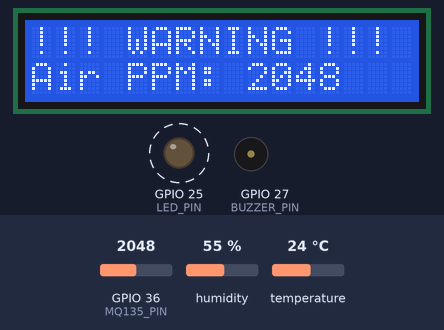
This sketch was run on a simulated ESP32. On the bench: 16×2 character LCD, output pins drawn as LEDs (lit = HIGH), buzzer (waves = sounding). Dashed ring = blinking. The inputs (shaded band) are chosen by the test bench; at power-on: GPIO 36 (MQ135_PIN) = 2048, humidity 55 %, temperature 24 °C. WiFi joins after 1.5 s; servers stay silent unless stated; not simulated (calls return 0 or success): secrets.h; what the sketch prints to the serial monitor is not drawn.

Above: at 5.6 s.
5.7 s: GPIO 36 (MQ135_PIN) set to 1058
At 10.4 s:
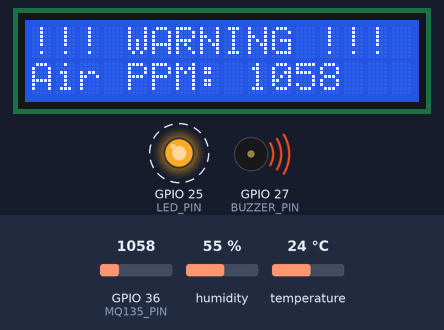
11.5 s: GPIO 36 (MQ135_PIN) set to 961
At 15.5 s:
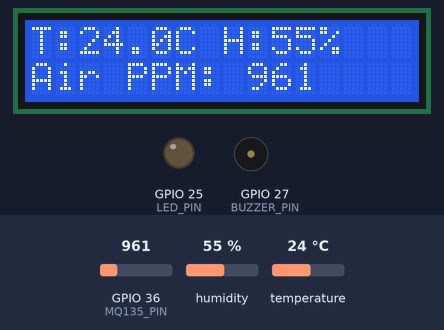
16.5 s: humidity set to 22 %
At 20.6 s:
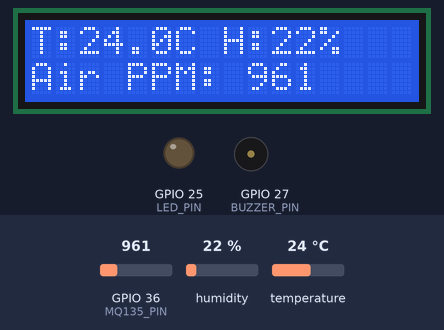
21.5 s: temperature set to 12 °C
At 25.6 s:
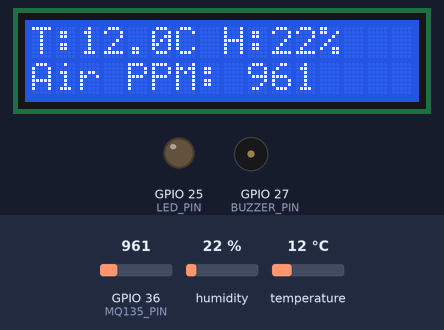
26.5 s: GPIO 36 (MQ135_PIN) set to 1040
At 30.4 s:
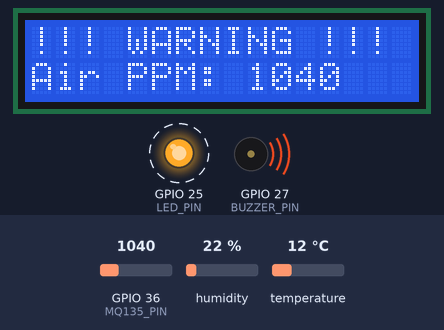
Timing chart, 0 to 32.5 s (numbered marks = the images above; inputs shaded):
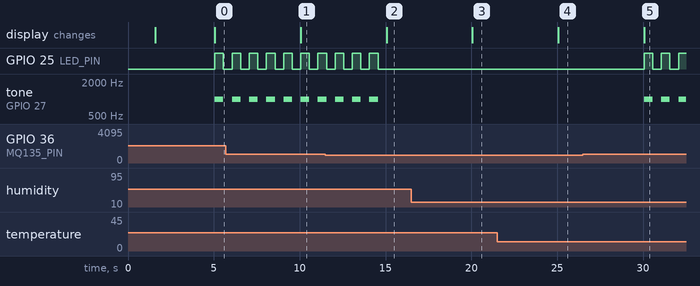

Measured:
- the behaviour switches between 1001 and 1000 on GPIO 36 (MQ135_PIN) (found by bisection; images 1 and 2)
- after the input at 5.7 s, the display: changes after 4.4 s (image 1)
- after the input at 11.5 s, GPIO 25 (LED_PIN): goes on until 14.6 s, then stays LOW; tone on GPIO 27 (BUZZER_PIN): goes on until 14.6 s, then stays silent; the display: changes after 3.6 s (image 2)
- after the input at 16.5 s, the display: changes after 3.6 s (image 3)
- after the input at 21.5 s, the display: changes after 3.6 s (image 4)
- after the input at 26.5 s, GPIO 25 (LED_PIN): alternates HIGH for 0.50 s and LOW for 0.50 s, starting after 3.6 s; tone on GPIO 27 (BUZZER_PIN): alternates 1000 Hz for 0.50 s and silent for 0.50 s, starting after 3.6 s; the display: changes after 3.6 s (image 5)
- by itself, GPIO 25 (LED_PIN): alternates HIGH for 0.50 s and LOW for 0.50 s
- by itself, tone on GPIO 27 (BUZZER_PIN): alternates 1000 Hz for 0.50 s and silent for 0.50 s

The sketch:

air-quality-monitoring-system-arduino-iot-cloud.ino
```cpp
#include "secrets.h"
#include "thingProperties.h"
#include <DHT.h>
#include <LiquidCrystal_I2C.h>

// -------------------- Constants --------------------
#define DHT_PIN         32              // GPIO32
#define DHT_TYPE        DHT11
#define MQ135_PIN       36              // GPIO36 (ADC1_CH0)
#define LED_PIN         25              // GPIO25
#define BUZZER_PIN      27              // GPIO27
#define AIR_THRESHOLD   1000             // Air quality threshold (PPM)

const int LEDC_CHANNEL   = 0;           // PWM channel
const int PWM_RESOLUTION = 8;           // 8-bit resolution
const int PWM_FREQUENCY  = 1000;        // 1kHz tone for buzzer

const uint8_t LCD_ADDR = 0x27;
const uint8_t LCD_COLS = 16;
const uint8_t LCD_ROWS = 2;

// -------------------- Objects --------------------
DHT dht(DHT_PIN, DHT_TYPE);
LiquidCrystal_I2C lcd(LCD_ADDR, LCD_COLS, LCD_ROWS);

// -------------------- Variables --------------------
const unsigned long UPDATE_INTERVAL_MS = 5000;
const unsigned long BLINK_INTERVAL_MS  = 500;

unsigned long lastUpdateTime = 0;
unsigned long lastBlinkTime = 0;

bool isWarning = false;
bool buzzerState = false;

// -------------------- Setup --------------------
void setup() {
  Serial.begin(9600);
  delay(1500);

  pinMode(LED_PIN, OUTPUT);
  digitalWrite(LED_PIN, LOW);

  // Buzzer PWM Setup for ESP32
  ledcSetup(LEDC_CHANNEL, PWM_FREQUENCY, PWM_RESOLUTION);
  ledcAttachPin(BUZZER_PIN, LEDC_CHANNEL);
  ledcWriteTone(LEDC_CHANNEL, 0); // Ensure buzzer is off

  // Initialize sensors and display
  dht.begin();
  lcd.begin(LCD_COLS, LCD_ROWS);
  lcd.backlight();
  lcd.clear();
  lcd.setCursor(0, 0);
  lcd.print("Air Monitoring");
  lcd.setCursor(0, 1);
  lcd.print("Initializing...");

  // Arduino IoT Cloud
  initProperties();
  ArduinoCloud.begin(ArduinoIoTPreferredConnection);
  setDebugMessageLevel(2);
  ArduinoCloud.printDebugInfo();
}

// -------------------- Main Loop --------------------
void loop() {
  ArduinoCloud.update();

  if (millis() - lastUpdateTime >= UPDATE_INTERVAL_MS) {
    lastUpdateTime = millis();
    readSensors();
  }

  updateWarningSignal();
}

// -------------------- Read Sensors --------------------
void readSensors() {
  float hum = dht.readHumidity();
  float temp = dht.readTemperature();
  int airPPM = analogRead(MQ135_PIN);

  if (isnan(temp) || isnan(hum)) {
    Serial.println("Failed to read from DHT sensor!");
    return;
  }

  // Update cloud variables
  temperature = temp;
  humidity = hum;
  air_quality = airPPM;

  printToSerial(temp, hum, airPPM);

  isWarning = (airPPM > AIR_THRESHOLD);
  updateDisplay(temp, hum, airPPM, isWarning);
}

// -------------------- Update LCD Display --------------------
void updateDisplay(float temp, float hum, int airPPM, bool warn) {
  lcd.clear();
  lcd.setCursor(0, 0);
  if (warn) {
    lcd.print("!!! WARNING !!!");
  } else {
    lcd.print("T:");
    lcd.print(temp, 1);
    lcd.print("C H:");
    lcd.print(hum, 0);
    lcd.print("%");
  }

  lcd.setCursor(0, 1);
  lcd.print("Air PPM: ");
  lcd.print(airPPM);
  lcd.print("   "); // clear trailing chars
}

// -------------------- Warning Signal (LED + Buzzer) --------------------
void updateWarningSignal() {
  if (isWarning) {
    if (millis() - lastBlinkTime >= BLINK_INTERVAL_MS) {
      lastBlinkTime = millis();
      buzzerState = !buzzerState;

      digitalWrite(LED_PIN, buzzerState);
      if (buzzerState) {
        ledcWriteTone(LEDC_CHANNEL, PWM_FREQUENCY);
      } else {
        ledcWriteTone(LEDC_CHANNEL, 0);
      }
    }
  } else {
    digitalWrite(LED_PIN, LOW);
    ledcWriteTone(LEDC_CHANNEL, 0);
    buzzerState = false;
  }
}

// -------------------- Serial Output --------------------
void printToSerial(float temp, float hum, int airPPM) {
  Serial.print("Temperature: ");
  Serial.print(temp);
  Serial.println(" *C");

  Serial.print("Humidity: ");
  Serial.print(hum);
  Serial.println(" %");

  Serial.print("Air Quality (PPM): ");
  Serial.println(airPPM);
}

// -------------------- Cloud Variable Callbacks --------------------
void onTemperatureChange() {}
void onHumidityChange() {}
void onAirQualityChange() {}
```

thingProperties.h
```cpp
#include <ArduinoIoTCloud.h>
#include <Arduino_ConnectionHandler.h>

const char DEVICE_LOGIN_NAME[] = "1ace3f50-4315-48e9-927e-f0a9b9a82b5d";

const char SSID[] = SECRET_SSID;
const char PASS[] = SECRET_OPTIONAL_PASS;
const char DEVICE_KEY[] = SECRET_DEVICE_KEY;

void onAirQualityChange();
void onHumidityChange();
void onTemperatureChange();

CloudPercentage air_quality;
CloudRelativeHumidity humidity;
CloudTemperature temperature;

void initProperties(){
  ArduinoCloud.setBoardId(DEVICE_LOGIN_NAME);
  ArduinoCloud.setSecretDeviceKey(DEVICE_KEY);
  ArduinoCloud.addProperty(air_quality, READWRITE, ON_CHANGE,onAirQualityChange);
  ArduinoCloud.addProperty(humidity, READWRITE, ON_CHANGE,onHumidityChange);
  ArduinoCloud.addProperty(temperature, READWRITE, ON_CHANGE,onTemperatureChange);
}

WiFiConnectionHandler ArduinoIoTPreferredConnection(SSID, PASS);
```
